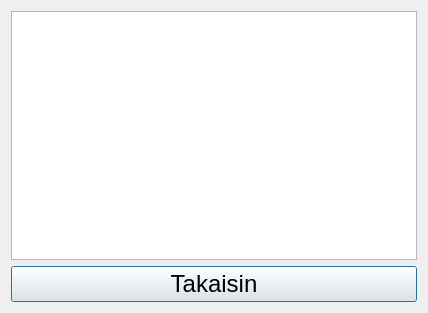
<?xml version="1.0" encoding="UTF-8"?>
<ui version="4.0">
 <class>saldo</class>
 <widget class="QDialog" name="saldo">
  <property name="geometry">
   <rect>
    <x>0</x>
    <y>0</y>
    <width>428</width>
    <height>313</height>
   </rect>
  </property>
  <property name="windowTitle">
   <string>Dialog</string>
  </property>
  <layout class="QVBoxLayout" name="verticalLayout">
   <item>
    <widget class="QTextEdit" name="textBalance"/>
   </item>
   <item>
    <widget class="QPushButton" name="pushButton">
     <property name="font">
      <font>
       <pointsize>18</pointsize>
      </font>
     </property>
     <property name="text">
      <string>Takaisin</string>
     </property>
    </widget>
   </item>
  </layout>
 </widget>
 <resources/>
 <connections/>
</ui>
